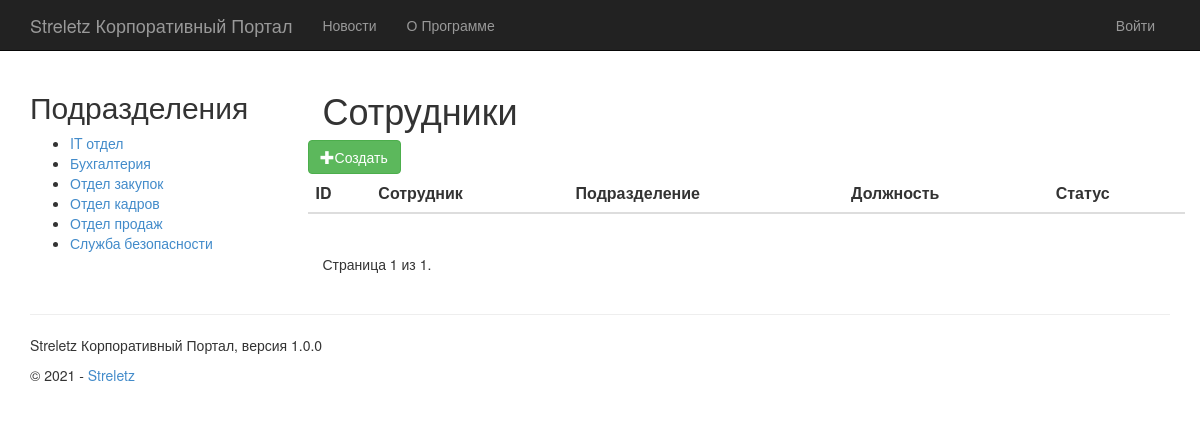
/adminpanel/employee, run on the app's committed database.
### app/models.py (models this page shows, shortened)
class Department(models.Model):
    name = models.CharField(max_length=255, unique=True, verbose_name="Название")
    description = models.TextField(null=True, verbose_name="Описание")
    class Meta:
        verbose_name = "Подразделение"
        verbose_name_plural = "Подразделения"

### app/adminpanel/employee/views.py (the view)
# urls.py: path('adminpanel/employee', admin_employee_views.EmployeeListView.as_view(), name='employees'),
class EmployeeListView(ListView):
    title = 'Сотрудники'
    model = Employee
    template_name = 'adminpanel/employee/index.html'
    context_object_name = 'employees'
    ordering = ['name']
    paginate_by = settings.APP_ADMINPANEL_PAGINATE_BY
    def get_context_data(self, **kwargs):
        ctx = super(EmployeeListView, self).get_context_data(**kwargs)
        ctx['title'] = self.title
        ctx['app_name'] = settings.APP_NAME
        ctx['version'] = settings.APP_VERSION
        ctx['year'] = YEAR
        return ctx

### app/ui_modules/department_menu.py (called while the page is built)
@register.inclusion_tag(
    '../templates/app/ui_modules/department_menu.html')
def department_menu():
    departments = Department.objects.all().order_by('name')
    return {'departments': departments}

### app/templates/adminpanel/employee/index.html (shortened to what this page needs)
﻿{% extends "app/layout.html" %}
{% block content %}
    <div class="row">
        <div class="col-md-12">
            <h1>Сотрудники</h1>
        </div>
    </div>
    <div class="row">
        <a class="btn btn-success" href="{% url 'create_employee' %}"><span class="glyphicon glyphicon-plus"></span>Создать</a>
    </div>
    <div class="row">
        <table class="table table-hover">
            <thead>
            <tr>
                <th scope="col">ID</th>
                <th scope="col">Сотрудник</th>
                <th scope="col">Подразделение</th>
                <th scope="col">Должность</th>
                <th scope="col">Статус</th>
            </tr>
            </thead>
        </table>
    </div>
    <div class="pagination">
    <span class="step-links">
        <span class="current">
            Страница {{ page_obj.number }} из {{ page_obj.paginator.num_pages }}.
        </span>
    </span>
    </div>
{% endblock %}

### app/templates/app/ui_modules/department_menu.html
<h2>
    Подразделения
</h2>
<ul>
    {% for d in departments %}
        <li><a href="{% url 'department_content_view' id=d.id %}">{{ d.name }}</a></li>
    {% endfor %}
</ul>

### app/static/app/content/site.css (style rules this page uses)
body { padding-top: 50px; padding-bottom: 20px; }

### data on the page
Department: name "IT отдел"
Department: name "Бухгалтерия"
Department: name "Отдел закупок"
Department: name "Отдел кадров"
Department: name "Отдел продаж"
Department: name "Служба безопасности"

### other printed values
{{ app_name }} "Streletz Корпоративный Портал"
{{ page_obj.number }} "1"
{{ page_obj.paginator.num_pages }} "1"
{{ version }} "1.0.0"
{{ year }} "2021"
